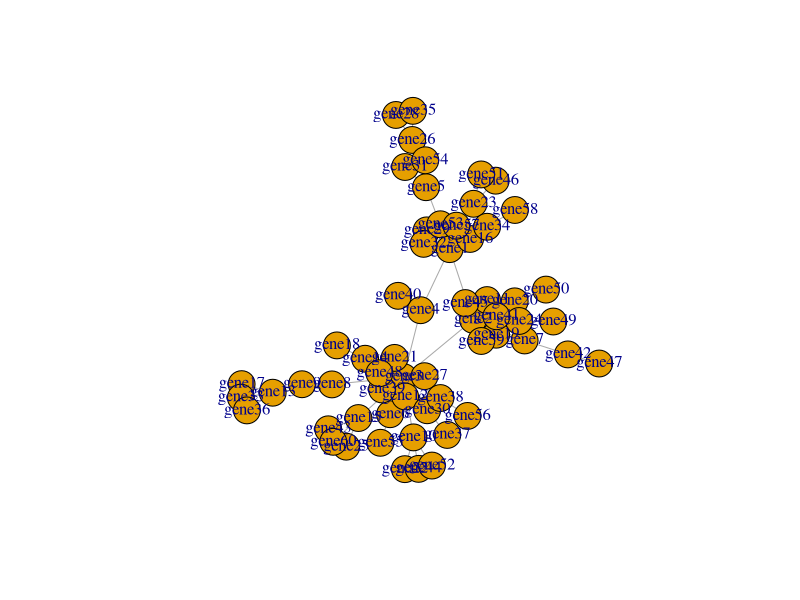

Recreate this plot in R.
library(igraph)

### input network and p-value
netwk = read.csv("network.csv")
pv = read.table("pval.txt")
netwk = netwk[,c(2:ncol(netwk))]
pv = pv[,1]
netwk = as.matrix(netwk)
rownames(netwk) = colnames(netwk)
G = graph.adjacency(netwk, mode="undirected")
plot(G)

### 
